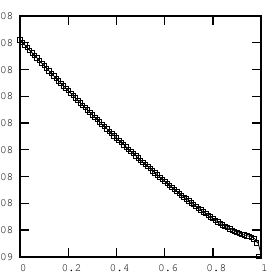

Recreate this plot in gnuplot.
set key left
set lmargin 3
set size square 0.40
set terminal postscript portrait "default" 8
set output "./fig/down.eps"
set pointsize 0.5
load './fig/data/poly.13244'
plot [0:1] t99(x) title '', './fig/data/data.13244' title '' with points 4
